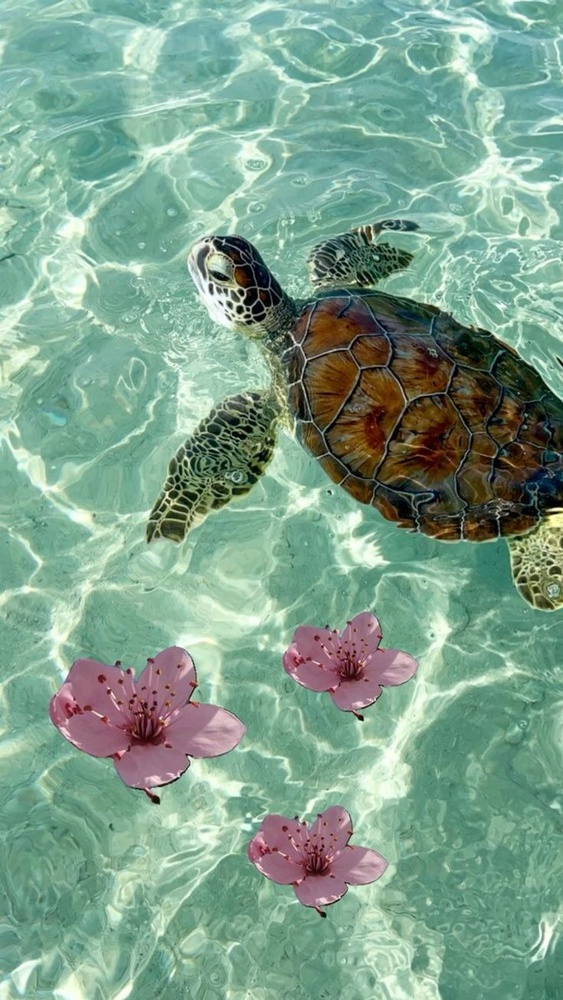
#> input picture img.jpg, 563 x 1000 px, shrunk from 736 x 1308 before the run, given in place of img.png, which was not available
$ python test.py
#> lines starting #> are read from the running program, lines starting #| are printed output that depends on the picture; pictures that were not available may be replaced by others from this repository, and a replacement may not be noted
import matplotlib
matplotlib.use('Agg')
import numpy as np
import cv2
from scipy.fftpack import dct, idct
import matplotlib.pyplot as plt
from skimage.metrics import peak_signal_noise_ratio
import hashlib
import random
from typing import Tuple, List, Optional

class QIMWatermark:
    def __init__(self, delta=50.0, block_size=8, seed=42):
        self.delta = delta
        self.block_size = block_size
        self.seed = seed
        random.seed(seed)
        np.random.seed(seed)

    def _dct2(self, block):
        return dct(dct(block.T, norm='ortho').T, norm='ortho')

    def _idct2(self, block):
        return idct(idct(block.T, norm='ortho').T, norm='ortho')

    def _quantize(self, coeff, bit):
        interval = self.delta
        if bit == 0:
            quantized = np.round(coeff / interval) * interval
        else:
            quantized = np.round((coeff - interval/2) / interval) * interval + interval/2
        return quantized

    def _extract_bit(self, coeff):
        interval = self.delta
        q0 = np.round(coeff / interval) * interval
        q1 = np.round((coeff - interval/2) / interval) * interval + interval/2
        dist0 = abs(coeff - q0)
        dist1 = abs(coeff - q1)
        return 0 if dist0 <= dist1 else 1

    def _generate_watermark(self, length, key=None):
        if key:
            hash_obj = hashlib.sha256(key.encode())
            random.seed(int.from_bytes(hash_obj.digest()[:4], 'big'))
        watermark = np.random.randint(0, 2, length)
        random.seed(self.seed)
        return watermark

    def _select_coefficients(self, n_blocks, n_coeffs_per_block):
        available_positions = []
        for i in range(self.block_size):
            for j in range(self.block_size):
                if i + j > 0 and i + j < self.block_size + 2:
                    available_positions.append((i, j))
        selected = []
        for block_idx in range(n_blocks):
            rng = random.Random(self.seed + block_idx)
            positions = rng.sample(available_positions, n_coeffs_per_block)
            for pos in positions:
                selected.append((block_idx, pos[0], pos[1]))
        return selected

    def embed(self, image_path, watermark_key=None):
        img = cv2.imread(image_path, cv2.IMREAD_GRAYSCALE)
        if img is None:
            raise ValueError(f"Could not read image from {image_path}")
        original_img = img.copy()
        h, w = img.shape
        n_blocks_h = h // self.block_size
        n_blocks_w = w // self.block_size
        n_blocks = n_blocks_h * n_blocks_w
        n_coeffs_per_block = 2
        watermark_length = n_blocks * n_coeffs_per_block
        watermark = self._generate_watermark(watermark_length, watermark_key)
        selected_coeffs = self._select_coefficients(n_blocks, n_coeffs_per_block)
        watermarked_img = np.zeros_like(img, dtype=np.float64)
        embedded_coeffs_info = []
        for block_h in range(n_blocks_h):
            for block_w in range(n_blocks_w):
                block_idx = block_h * n_blocks_w + block_w
                y_start = block_h * self.block_size
                y_end = y_start + self.block_size
                x_start = block_w * self.block_size
                x_end = x_start + self.block_size
                block = img[y_start:y_end, x_start:x_end].astype(np.float64)
                dct_block = self._dct2(block)
                for coeff_idx in range(n_coeffs_per_block):
                    global_idx = block_idx * n_coeffs_per_block + coeff_idx
                    if global_idx >= watermark_length:
                        break
                    pos = selected_coeffs[block_idx * n_coeffs_per_block + coeff_idx]
                    row, col = pos[1], pos[2]
                    original_coeff = dct_block[row, col]
                    bit = watermark[global_idx]
                    quantized_coeff = self._quantize(original_coeff, bit)
                    dct_block[row, col] = quantized_coeff
                    embedded_coeffs_info.append({
                        'block': (block_h, block_w),
                        'position': (row, col),
                        'original': original_coeff,
                        'quantized': quantized_coeff,
                        'bit': bit
                    })
                watermarked_block = self._idct2(dct_block)
                watermarked_img[y_start:y_end, x_start:x_end] = watermarked_block
        watermarked_img = np.clip(watermarked_img, 0, 255).astype(np.uint8)
        return watermarked_img, watermark, embedded_coeffs_info

    def extract(self, watermarked_image, original_image, watermark_length, embedded_coeffs_info):
        h, w = watermarked_image.shape
        extracted_bits = []
        for info in embedded_coeffs_info:
            block_h, block_w = info['block']
            row, col = info['position']
            y_start = block_h * self.block_size
            y_end = y_start + self.block_size
            x_start = block_w * self.block_size
            x_end = x_start + self.block_size
            block = watermarked_image[y_start:y_end, x_start:x_end].astype(np.float64)
            dct_block = self._dct2(block)
            coeff = dct_block[row, col]
            bit = self._extract_bit(coeff)
            extracted_bits.append(bit)
            if len(extracted_bits) >= watermark_length:
                break
        return np.array(extracted_bits[:watermark_length])

    def apply_attack(self, image, attack_type, **kwargs):
        attacked = image.copy().astype(np.float64)
        if attack_type == 'gaussian_noise':
            mean = kwargs.get('mean', 0)
            sigma = kwargs.get('sigma', 10)
            noise = np.random.normal(mean, sigma, attacked.shape)
            attacked += noise
            attacked = np.clip(attacked, 0, 255)
        elif attack_type == 'jpeg_compression':
            quality = kwargs.get('quality', 50)
            encode_param = [int(cv2.IMWRITE_JPEG_QUALITY), quality]
            _, encimg = cv2.imencode('.jpg', attacked.astype(np.uint8), encode_param)
            attacked = cv2.imdecode(encimg, cv2.IMREAD_GRAYSCALE)
        elif attack_type == 'salt_pepper':
            salt_prob = kwargs.get('salt_prob', 0.01)
            pepper_prob = kwargs.get('pepper_prob', 0.01)
            noise = np.random.random(attacked.shape)
            attacked[noise < salt_prob] = 255
            attacked[noise > 1 - pepper_prob] = 0
        return attacked.astype(np.uint8)

    def calculate_psnr(self, original, watermarked):
        return peak_signal_noise_ratio(original, watermarked, data_range=255)

    def calculate_ber(self, original_watermark, extracted_watermark):
        if len(original_watermark) != len(extracted_watermark):
            raise ValueError("Watermarks must have the same length")
        errors = np.sum(original_watermark != extracted_watermark)
        return errors / len(original_watermark)

    def visualize_results(self, original_img, watermarked_img, attacked_img=None, title="Results"):
        if attacked_img is not None:
            fig, axes = plt.subplots(1, 3, figsize=(15, 5))
            axes[0].imshow(original_img, cmap='gray')
            axes[0].set_title(f'Original Image')
            axes[0].axis('off')
            axes[1].imshow(watermarked_img, cmap='gray')
            axes[1].set_title(f'Watermarked Image')
            axes[1].axis('off')
            axes[2].imshow(attacked_img, cmap='gray')
            axes[2].set_title(f'Attacked Image')
            axes[2].axis('off')
        else:
            fig, axes = plt.subplots(1, 2, figsize=(10, 5))
            axes[0].imshow(original_img, cmap='gray')
            axes[0].set_title(f'Original Image')
            axes[0].axis('off')
            axes[1].imshow(watermarked_img, cmap='gray')
            axes[1].set_title(f'Watermarked Image')
            axes[1].axis('off')
        plt.suptitle(title)
        plt.tight_layout()
        plt.show()

def main():
    IMAGE_URL = "img.png"
    print("=" * 60)
    print("QIM Digital Watermarking System")
    print("=" * 60)
    qim = QIMWatermark(delta=50.0, block_size=8, seed=42)
    try:
        print("\n[1] Embedding watermark...")
        watermarked_img, original_watermark, coeffs_info = qim.embed(IMAGE_URL)
#> in embed, `img = cv2.imread(image_path, cv2.IMREAD_GRAYSCALE)`:
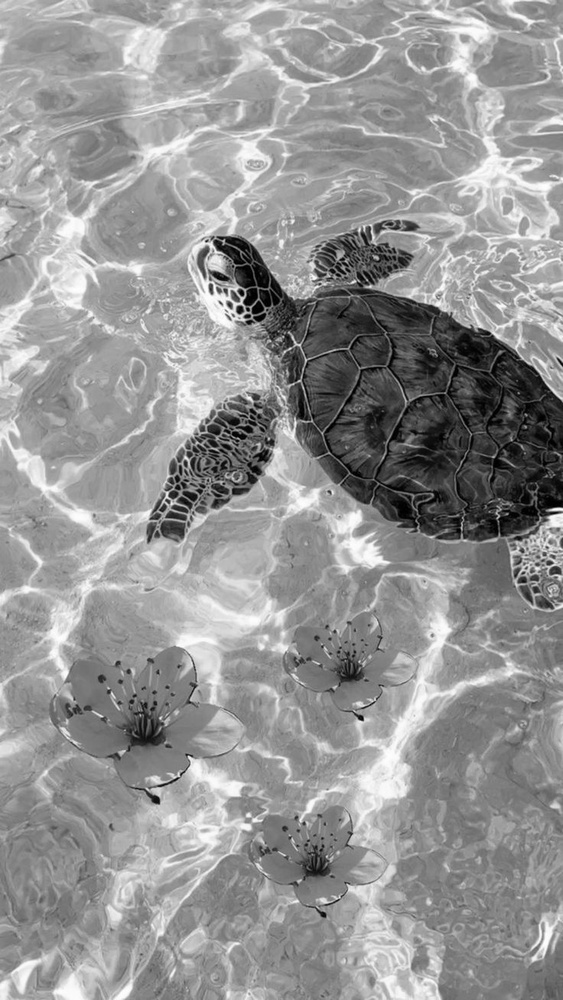
#> img: shape (1000, 563); min 0, max 255, mean 148.1
        original_img = cv2.imread(IMAGE_URL, cv2.IMREAD_GRAYSCALE)
        psnr = qim.calculate_psnr(original_img, watermarked_img)
        print(f"    PSNR: {psnr:.2f} dB")
#|     PSNR: 27.06 dB
        print("\n[2] Extracting watermark (no attack)...")
        extracted_watermark = qim.extract(watermarked_img, original_img, len(original_watermark), coeffs_info)
        ber = qim.calculate_ber(original_watermark, extracted_watermark)
        print(f"    BER: {ber:.4f} ({ber*100:.2f}%)")
#|     BER: 0.0000 (0.00%)
        qim.visualize_results(original_img, watermarked_img, title="Original vs Watermarked Images")
#> in visualize_results, `plt.show()`:
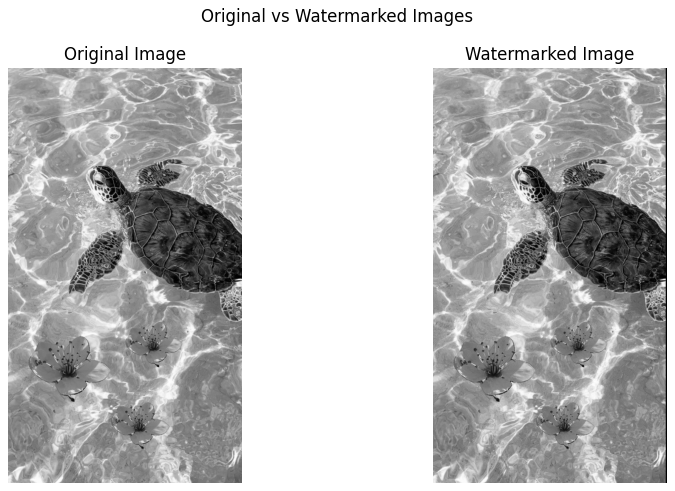
#> figure drawn by matplotlib, 2 panels
        print("\n[3] Testing robustness against attacks...")
        attacks = [
            ('Gaussian Noise', 'gaussian_noise', {'sigma': 10}),
            ('JPEG Compression', 'jpeg_compression', {'quality': 50}),
            ('Salt & Pepper Noise', 'salt_pepper', {'salt_prob': 0.01, 'pepper_prob': 0.01})
        ]
        for attack_name, attack_type, params in attacks:
            print(f"\n    Testing {attack_name}...")
            attacked_img = qim.apply_attack(watermarked_img, attack_type, **params)
#> in apply_attack, `attacked += noise`:
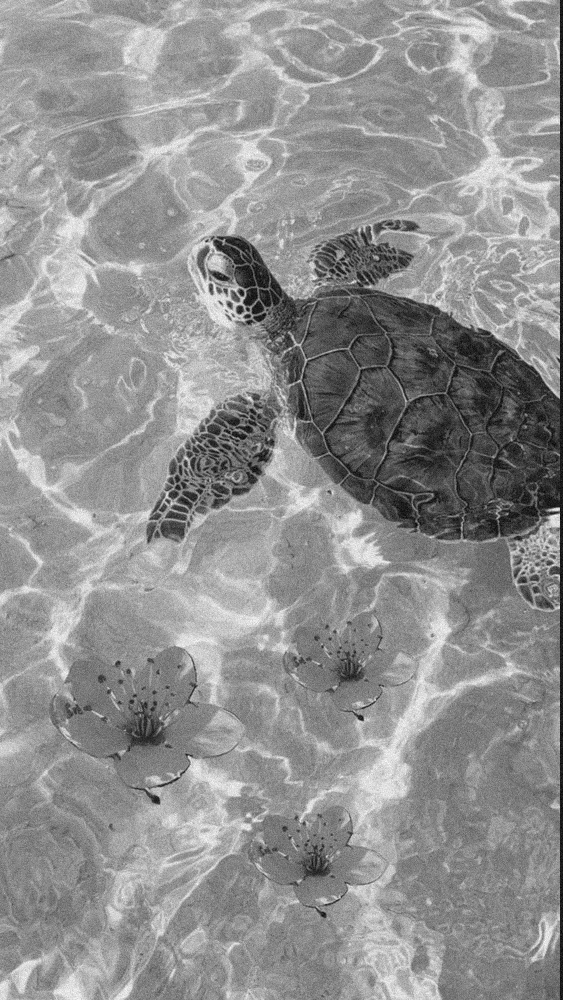
#> attacked: shape (1000, 563) float64; min -32.36, max 284, mean 146.8; drawn with min black and max white
            extracted_after_attack = qim.extract(attacked_img, original_img, len(original_watermark), coeffs_info)
            ber_after = qim.calculate_ber(original_watermark, extracted_after_attack)
            print(f"        BER after {attack_name}: {ber_after:.4f} ({ber_after*100:.2f}%)")
#|         BER after Gaussian Noise: 0.2130 (21.30%)
            qim.visualize_results(original_img, watermarked_img, attacked_img, title=f"Original vs Watermarked vs {attack_name}")
#> in visualize_results (call 2), `plt.show()`:
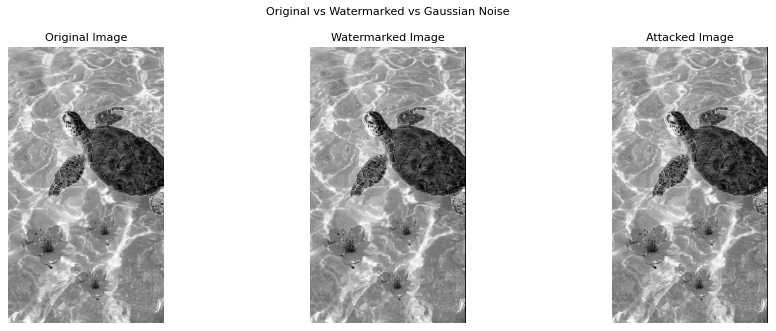
#> figure drawn by matplotlib, 3 panels
        print("\n" + "=" * 60)
        print("Watermarking completed successfully")
        print("=" * 60)
    except Exception as e:
        print(f"\nError: {e}")
        print("\nPlease make sure:")
        print("1. You have installed all required libraries")
        print("2. The image path is correct")
        print("3. The image is a valid grayscale image")

if __name__ == "__main__":
    main()
